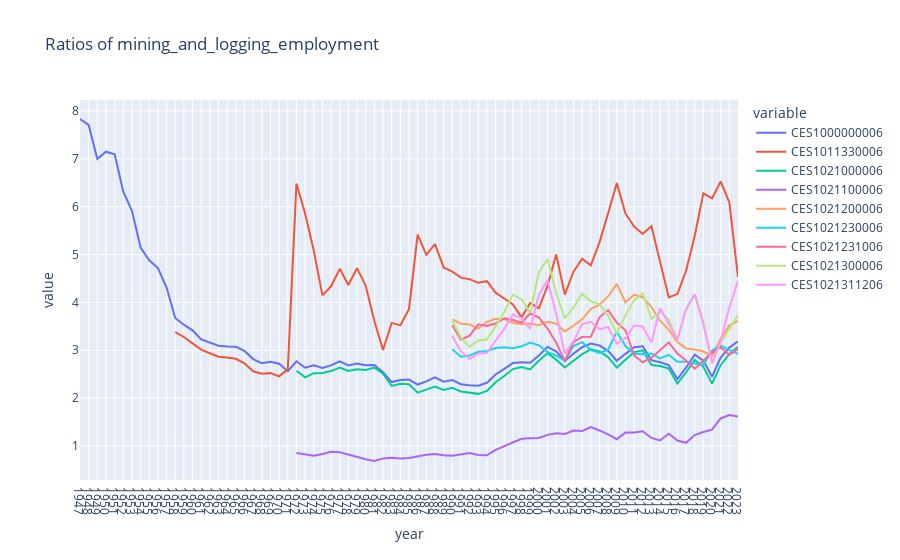

The code cell stored with this chart in its notebook:
### Code cell
df = preparationOfDataframesFull('cross_d10_miningandlogging_employment')
dataCharConstructorYear(df,"Ratios of mining_and_logging_employment")
